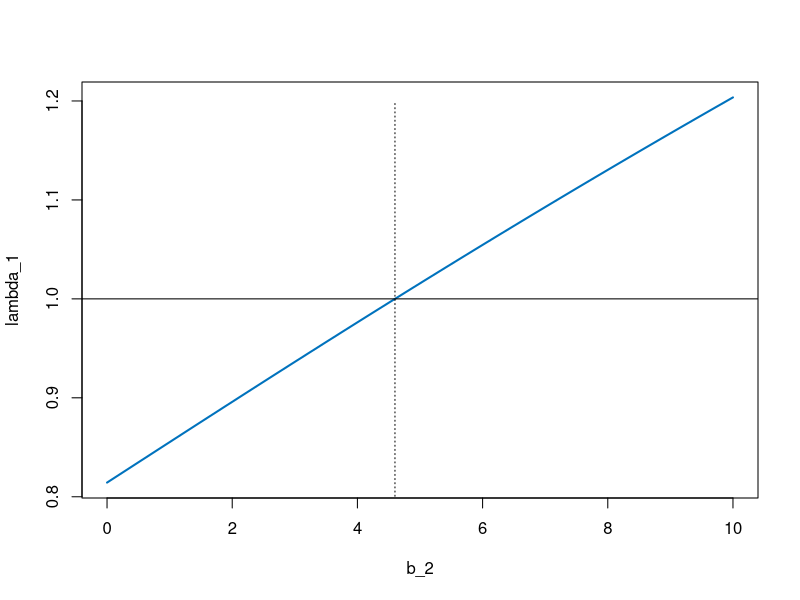

This chart was generated by the following R code:
# Abb. 2.13: dominanter Eigenwert des Leslie-Modells in Abhängigkeit von b_2 (Buch, Abschnitt 2.3, Gl. 2.19)
# b_1 = 0, b_3 = 9, s_1 = 0.1, s_2 = 0.6; bei R = b_1 + s_1 b_2 + s_1 s_2 b_3 = 1, also b_2 = 4.6, ist lambda_1 = 1
# (c) 2026 Philipp Kügler · Programm zum Buch „Dynamische Systeme in den Lebenswissenschaften“ · MIT-Lizenz (siehe LICENSE)
b2 <- seq(0, 10, length.out = 201)
lam <- sapply(b2, function(b) max(Mod(eigen(matrix(c(0, b, 9, 0.1, 0, 0, 0, 0.6, 0), nrow = 3, byrow = TRUE))$values)))
cat(sprintf("b_2 mit R = 1: %.2f\n", (1 - 0.54) / 0.1))
cat(sprintf("lambda_1 bei b_2 = 4.6: %.6f\n", max(Mod(eigen(matrix(c(0, 4.6, 9, 0.1, 0, 0, 0, 0.6, 0), nrow = 3, byrow = TRUE))$values))))

plot(b2, lam, type = "l", col = rgb(0, 0.447, 0.741), lwd = 2, xlab = "b_2", ylab = "lambda_1")
abline(h = 1); lines(c(4.6, 4.6), c(0.75, 1.2), lty = 3)
